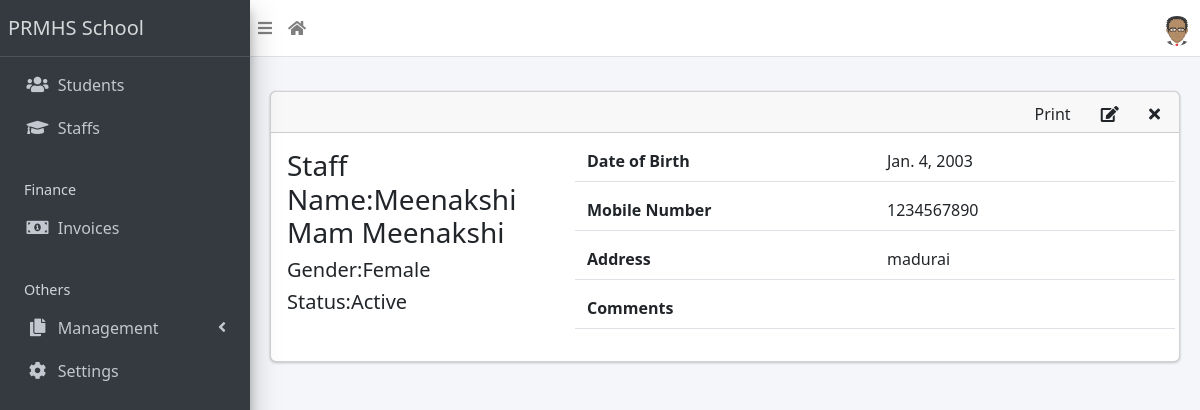
Screenshot of /staff/1/ with the database file from the repository.
### apps/staffs/models.py (models this page shows, shortened)
class Staff(models.Model):
    STATUS = [("active", "Active"), ("inactive", "Inactive")]
    GENDER = [("male", "Male"), ("female", "Female")]
    current_status = models.CharField(max_length=10, choices=STATUS, default="active")
    surname = models.CharField(max_length=200)
    firstname = models.CharField(max_length=200)
    other_name = models.CharField(max_length=200, blank=True)
    gender = models.CharField(max_length=10, choices=GENDER, default="male")
    date_of_birth = models.DateField(default=timezone.now)
    date_of_admission = models.DateField(default=timezone.now)
    mobile_num_regex = RegexValidator(
        regex="^[0-9]{10,15}$", message="Entered mobile number isn't in a right format!"
    )
    mobile_number = models.CharField(
        validators=[mobile_num_regex], max_length=13, blank=True
    )
    address = models.TextField(blank=True)
    others = models.TextField(blank=True)
    def __str__(self):
        return f"{self.surname} {self.firstname} {self.other_name}"

### apps/staffs/views.py (the view)
# urls.py: path("<int:pk>/", StaffDetailView.as_view(), name="staff-detail"),
class StaffDetailView(DetailView):
    model = Staff
    template_name = "staffs/staff_detail.html"

### apps/corecode/context_processors.py (called while the page is built)
def site_defaults(request):
    current_session = AcademicSession.objects.get(current=True)
    current_term = AcademicTerm.objects.get(current=True)
    vals = SiteConfig.objects.all()
    contexts = {
        "current_session": current_session.name,
        "current_term": current_term.name,
    }
    for val in vals:
        contexts[val.key] = val.value
    return contexts

### apps/staffs/templates/staffs/staff_detail.html (shortened to what this page needs)
{% extends 'base.html' %}
{% block content-header %}
<div class="card-header">
  <div class="card-tools">
    <a href="#" class="btn btn-tool">Print</a>
    <a href="{% url 'staff-update' object.id %}" class="btn btn-tool">
      <i class="fas fa-edit"></i>
    </a>
    <a href="{% url 'staff-delete' object.id %}" class="btn btn-tool">
      <i class="fas fa-times"></i>
    </a>
  </div>
</div>
{% endblock content-header %}
{% block content %}
    <div class="row">
      <div class="col-sm-4">
        <div>
          <h3>Staff Name:{{ object }} </h3>
          <h5>Gender:{{ object.get_gender_display }} </h5>
          <h5>Status:{{ object.get_current_status_display }} </h5>
        </div>
      </div>
      <div class="col-sm-8">
        <div>
          <div class="form-group border-bottom row">
            <label class="col">
              Date of Birth
            </label>
            <div class="col">
              {{ object.date_of_birth }}
            </div>
          </div>
          <div class="form-group border-bottom row">
            <label class="col">
               Mobile Number
            </label>
            <div class="col">
              {{ object.mobile_number}}
            </div>
          </div>
          <div class="form-group border-bottom row">
            <label class="col">
              Address
            </label>
            <div class="col">
              {{ object.address }}
            </div>
          </div>
          <div class="form-group border-bottom row">
            <label class="col">
              Comments
            </label>
            <div class="col">
            </div>
          </div>
        </div>
      </div>
    </div>
{% endblock content %}

### rows the page displays
Staff: surname+firstname+other_name "Meenakshi Mam Meenakshi", gender "Female", current_status "Active", date_of_birth "Jan. 4, 2003", mobile_number "1234567890", address "madurai"

### other values shown
{{ School_name | default:"PRMHS School" }} "PRMHS School"
